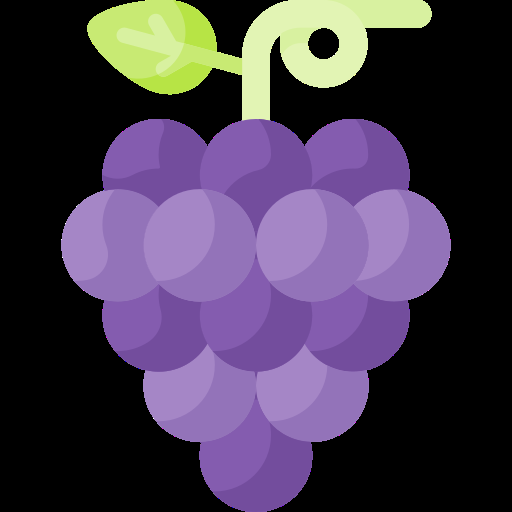
#> input picture images/fruits/grape.png, 512 x 512 px, found by its file name
$ python '연습_이진화.py'
#> lines starting #> are read from the running program, lines starting #| are printed output that depends on the picture; after the words box and inside, x2 and y2 are one past the last pixel; in counts of white or black regions, pixels touching at a corner belong together
import cv2

src = cv2.imread("grape.png", cv2.IMREAD_COLOR)
#> src is the input picture: shape (512, 512, 3); mean B, G, R 80.3, 59, 70.4

gray = cv2.cvtColor(src, cv2.COLOR_RGB2GRAY)
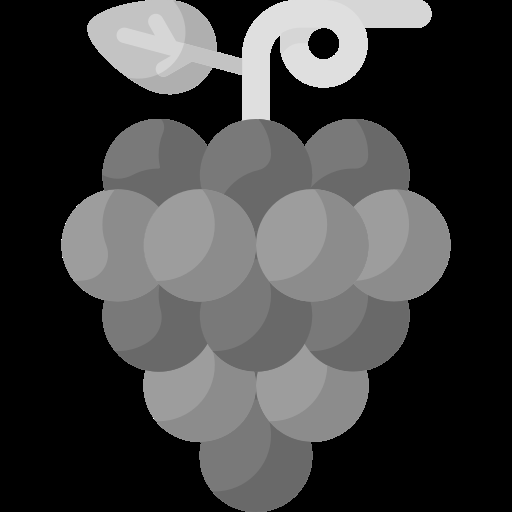
#> gray: shape (512, 512); min 0, max 255, mean 66.7
ret, dst = cv2.threshold(gray, 100, 255, cv2.THRESH_BINARY)
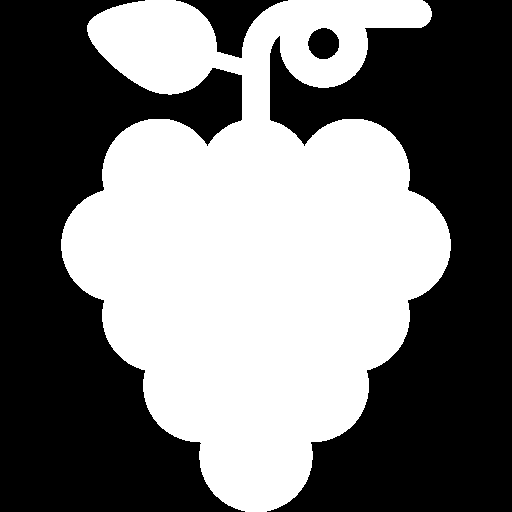
#> dst: shape (512, 512); 46.5% white; 1 white region, box (x1, y1, x2, y2) and area: (61, 0, 451, 512) 122000

cv2.imshow("dst", dst)
cv2.waitKey(0)
cv2.destroyAllWindows()

$ run again, with images/fruits/clover.png copied over images/fruits/grape.png
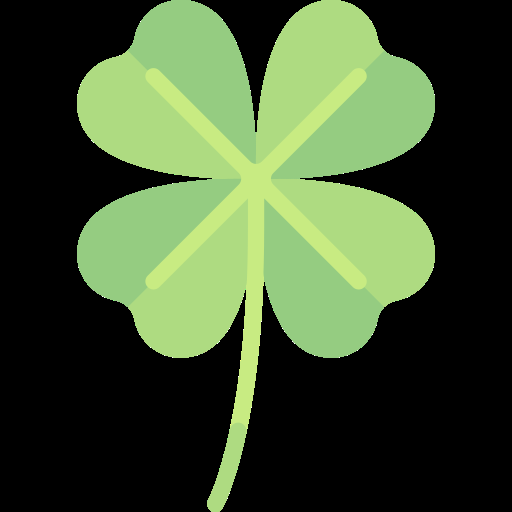
#> input picture images/fruits/clover.png, 512 x 512 px, found by its file name
#> src is the input picture: shape (512, 512, 3); mean B, G, R 49, 81.5, 63.4
#> `gray = cv2.cvtColor(src, cv2.COLOR_RGB2GRAY)`:
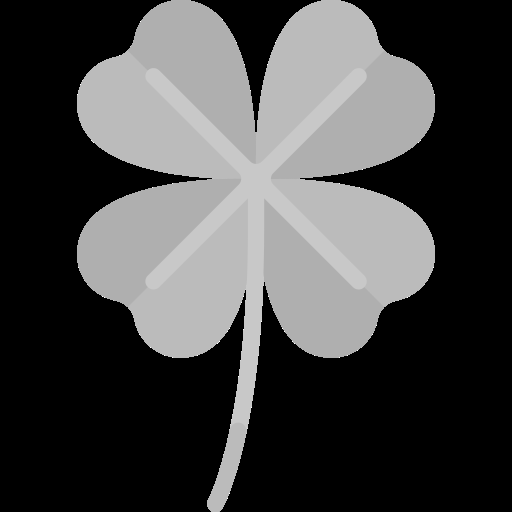
#> gray: shape (512, 512); min 0, max 255, mean 69.7
#> `ret, dst = cv2.threshold(gray, 100, 255, cv2.THRESH_BINARY)`:
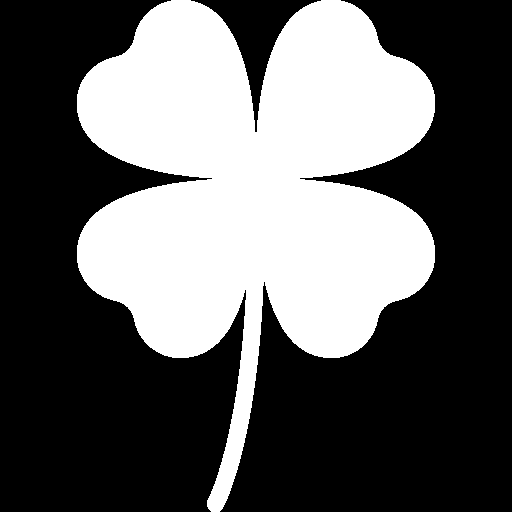
#> dst: shape (512, 512); 37.9% white; 1 white region, box (x1, y1, x2, y2) and area: (77, 0, 435, 512) 99453
